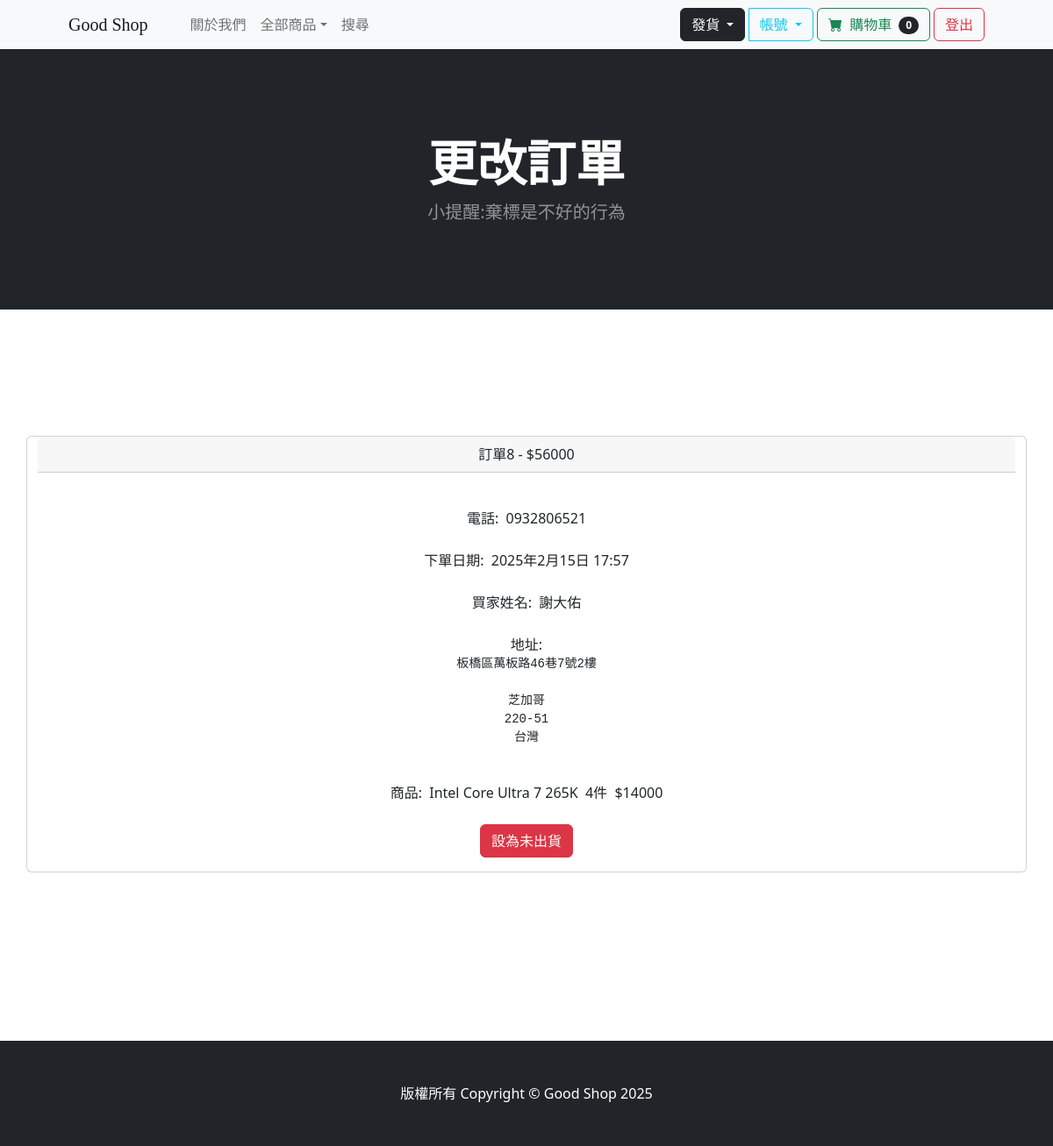
The app's page /payment/orders/8 (signed in) with its own data.
### payment/models.py (models this page shows, shortened)
class Order(models.Model):
    user = models.ForeignKey(User, on_delete = models.CASCADE)
    full_name = models.CharField(max_length=255)
    email = models.EmailField(max_length=255, null=True, blank=True)
    phone = models.CharField(max_length=20)
    shipping_address = models.TextField(max_length=16384)
    amount_pay = models.IntegerField()
    date_ordered = models.DateTimeField(auto_now_add=True)
    shipped = models.BooleanField(default=False)
    date_shipped = models.DateTimeField(blank=True, null=True)

class OrderItem(models.Model):
    order = models.ForeignKey(Order, on_delete=models.CASCADE, null=True)
    product = models.ForeignKey(Product, on_delete=models.CASCADE, null=True, blank=True)
    user = models.ForeignKey(User, on_delete=models.CASCADE)
    quantity = models.PositiveBigIntegerField(default=1)
    price = models.IntegerField()

### store/models.py (models this page shows)
class Product(models.Model):
    name = models.CharField(max_length=100)
    price = models.IntegerField(default=0)
    category = models.ForeignKey(Category, on_delete=models.CASCADE, default=1)
    description = models.CharField(max_length=250, default='', blank=True, null=True)
    image = models.ImageField(upload_to='uploads/product/')
    is_sale = models.BooleanField(default=False)
    sale_price = models.IntegerField(default=0)
    def __str__(self):
        return self.name

### payment/views.py (the view, shortened to what this page needs)
# urls.py: path('orders/<int:pk>', views.orders, name="orders"),
def orders(request, pk):
    if request.user.is_authenticated and request.user.is_superuser:
        order = Order.objects.get(id=pk)
        items = OrderItem.objects.filter(order=pk)
        return render(request, 'payment/orders.html', {"order":order,"items":items})
    else:
        messages.error(request,'你沒有權限瀏覽此頁面')
        return redirect("home")

### cart/cart.py (called while the page is built)
    def __len__(self):
        return len(self.cart)

### cart/context_processors.py (called while the page is built)
def cart(request):
    return {'cart':Cart(request)}

### payment/templates/payment/orders.html (shortened to what this page needs)
{% extends 'base.html' %}
{% block content %}
<header class="bg-dark py-5">
    <div class="container px-4 px-lg-5 my-5">
        <div class="text-center text-white">
            <h1 class="display-4 fw-bolder">更改訂單</h1>
            <p class="lead fw-normal text-white-50 mb-0">小提醒:棄標是不好的行為</p>
        </div>
    </div>
</header>
<br/><br/>
<br/><br/>
<br/><br/>
<div class="container">
    <div class="row">
        <div class="card text-center">
            <div class="card-header">
              訂單{{ order.id }} - ${{ order.amount_pay }}
            </div>
            <br/>
            <div class="card-body">
                電話:&nbsp; {{ order.phone }}<br/><br/>
                {% if order.us_shipped%}
                    出貨日期:&nbsp; {{ order.date_shipped }}<br/><br/>
                {% else %}
                    下單日期:&nbsp; {{ order.date_ordered }}<br/><br/>
                {% endif %}
                買家姓名:&nbsp; {{ order.full_name }}<br/><br/>
                地址:<pre>{{ order.shipping_address }}</pre><br/>
                商品:&nbsp;
                {% for item in items %}
                    {{ item.product }}&nbsp;&nbsp;{{ item.quantity }}件&nbsp;&nbsp;${{ item.price }}<br/>
                {% endfor%}
                <br/>
                {% if not order.shipped %}
                    <form method="POST">
                        {% csrf_token %}
                        <input type="hidden" name="shipping_status" value="true">
                        <button type="submit" class="btn btn-success">設為已出貨</button>
                    </form>
                {% else %}
                    <form method="POST">
                        <button type="submit" class="btn btn-danger">設為未出貨</button>
                    </form>
                {% endif %}
            </div>
        </div>
    </div>
</div>
<br/><br/>
<br/><br/>
<br/><br/>
<br/><br/>
{% endblock %}

### records on screen
Order: id "8", amount_pay "56000", phone "0932806521", date_ordered "2025年2月15日 17:57", full_name "謝大佑", shipping_address "板橋區萬板路46巷7號2樓 芝加哥 220-51 台灣"
OrderItem: product "Intel Core Ultra 7 265K", quantity "4", price "14000"

### other values on screen
{{ cart|length }} "0"
